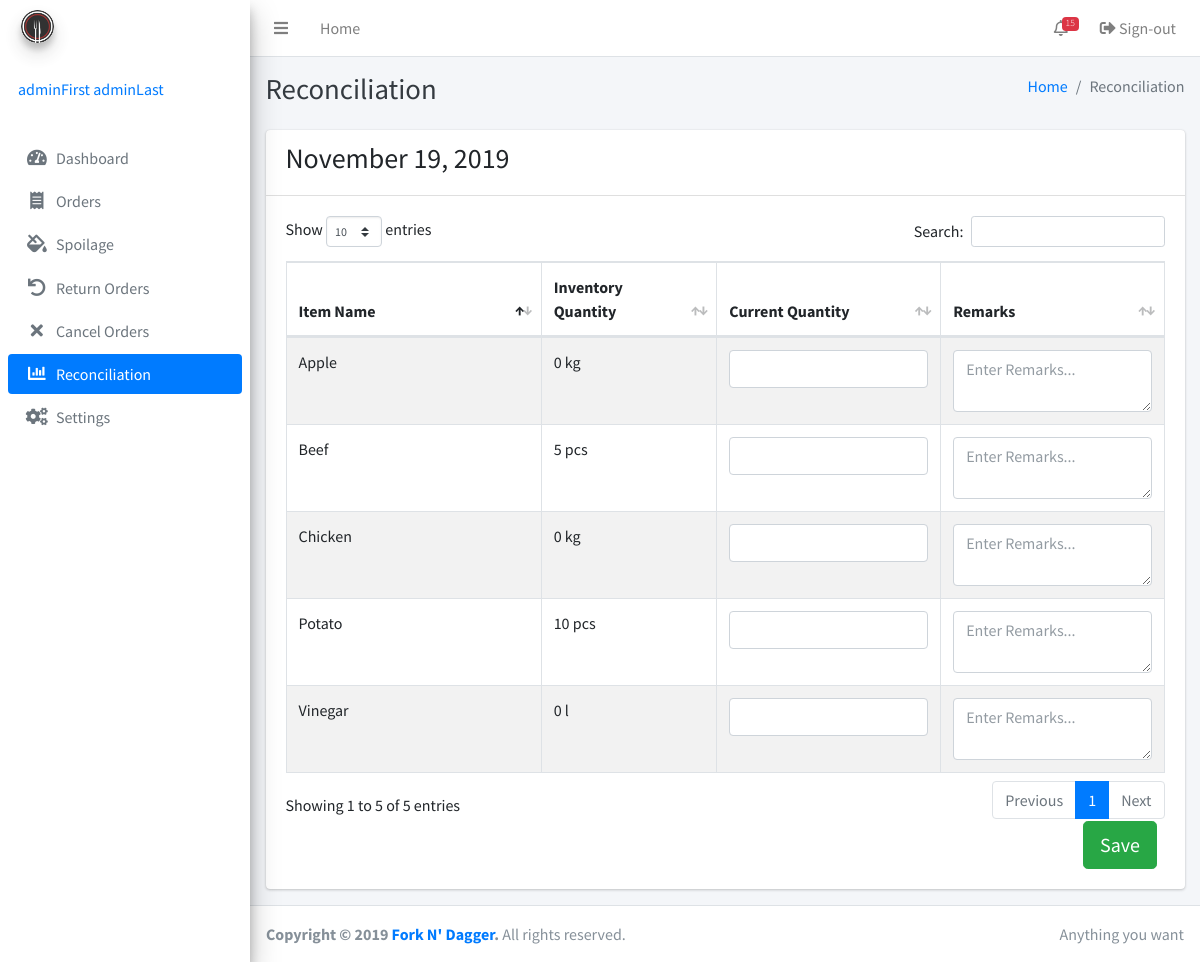
The page /reconciliation.php (signed in) on the database as committed earlier.
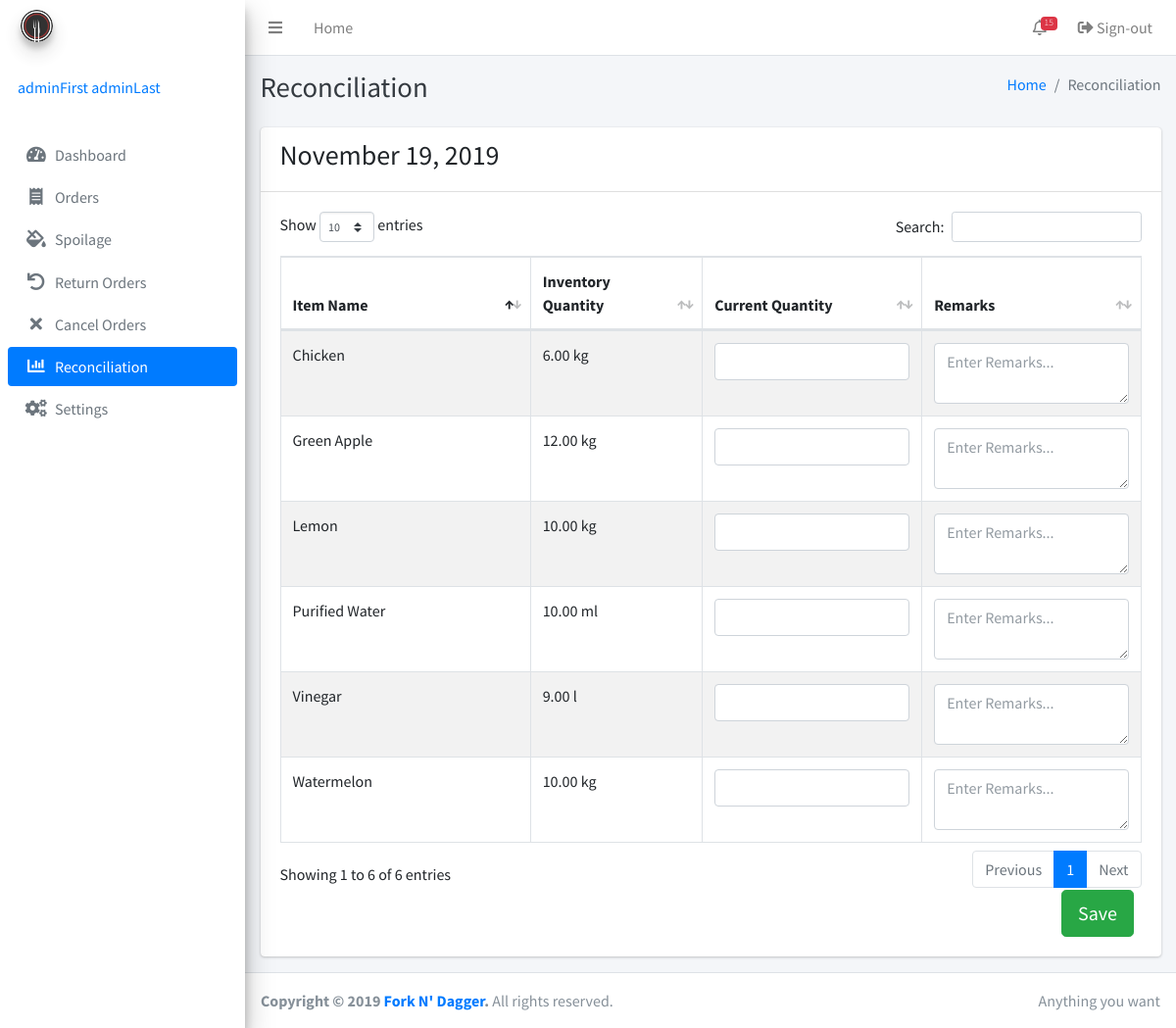
The same page on the database as committed later.
### tables this page shows
CREATE TABLE IF NOT EXISTS `inventory` (
  `id` bigint(255) NOT NULL AUTO_INCREMENT,
  `itemname` varchar(255) NOT NULL,
  `description` varchar(255) NOT NULL,
  `quantity` decimal(65,2) UNSIGNED NOT NULL,
  `lowquantity` decimal(65,2) DEFAULT NULL,
  `categoryID` int(255) DEFAULT NULL,
  `unitID` int(255) DEFAULT NULL,
  `timestamp` timestamp(6) NOT NULL,
  `adminID` int(255) NOT NULL,
  PRIMARY KEY (`id`)
);

CREATE TABLE IF NOT EXISTS `uom` (
  `id` bigint(255) NOT NULL AUTO_INCREMENT,
  `uomname` varchar(255) NOT NULL,
  PRIMARY KEY (`id`),
  UNIQUE KEY `name` (`uomname`)
);

### inc/session.php (called while the page is built, shortened)
<?php
	include 'inc/conn.php';;
	if(isset($_SESSION['admin'])){
		$query = $conn -> prepare("SELECT * FROM admins WHERE id = ? ");
		$query -> bind_param("s", $variable);
		$query -> execute();
		$result = $query->get_result();
		$user = mysqli_fetch_assoc($result);
		$role = $user['role'];
	}
	else{
		header('location: home.php');
		exit();
	}
?>

### reconciliation.php (the view, shortened to what this page needs)
<?php include 'inc/session.php'; ?>
<?php include 'inc/header.php'; ?>
<body class="hold-transition sidebar-mini">
<div class="wrapper">
<?php
$current = "reconciliation";
include 'inc/navbar.php'; ?>
  <div class="content-wrapper">
    <div class="content-header">
      <div class="container-fluid">
        <div class="row mb-2">
          <div class="col-sm-6">
            <h1 class="m-0 text-dark">Reconciliation</h1>
          </div>
          <div class="col-sm-6">
            <ol class="breadcrumb float-sm-right">
              <li class="breadcrumb-item"><a href="#">Home</a></li>
              <li class="breadcrumb-item active">Reconciliation</li>
            </ol>
          </div>
        </div>
      </div>
    </div>
    <div class="content">
      <div class="container-fluid">
        <?php if ($role == 'Super User'): ?>
        <div class="row">
          <div class="col-12">
                        <div class="card card-primary card-outline card-outline-tabs">
              <div class="card-header p-0 border-bottom-0">
                <ul class="nav nav-tabs" id="custom-tabs-three-tab" role="tablist">
                  <li class="nav-item">
                    <a class="nav-link active" id="custom-tabs-three-home-tab" data-toggle="pill" href="#custom-tabs-three-home" role="tab" aria-controls="custom-tabs-three-home" aria-selected="true">Today</a>
                  </li>
                  <li class="nav-item">
                    <a class="nav-link" id="custom-tabs-three-profile-tab" data-toggle="pill" href="#custom-tabs-three-profile" role="tab" aria-controls="custom-tabs-three-profile" aria-selected="false">History</a>
                  </li>
                </ul>
              </div>
              <div class="card-body">
                <div class="tab-content" id="custom-tabs-three-tabContent">
                  <div class="tab-pane fade show active" id="custom-tabs-three-home" role="tabpanel" aria-labelledby="custom-tabs-three-home-tab">
                    <form role="form" action="reconciliation.php" method="POST">
                    <table class="table table-bordered table-striped display">
                    <thead>
                    <tr>
                      <th width="120">Item Name</th>
                      <th width="20">Inventory Quantity</th>
                      <th width="100">Current Quantity</th>
                      <th width="100">Remarks</th>
                    </tr>
                    </thead>
                    <tbody>
                    <?php
                    $result3 = mysqli_query($conn, "SELECT * FROM inventory join uom on inventory.unitID = uom.id");
                    while ($row = mysqli_fetch_array($result3)) {
                          ?>
                    <tr>
                      <td><input type="hidden" name="inventoryID[]" value="<?php echo $row['id'];?>"><?php echo ucwords($row['itemname']);?></td>
                      <td><?php echo $row['quantity'];?> <?php echo $row['uomname'];?></td>
                      <td><input type="number" step="0.01" class="form-control" name="quantity[]"></td>
                      <td><textarea class="form-control" rows="2" placeholder="Enter Remarks..." name="remarks[]"></textarea></td>
                    </tr>
                    <?php   } ?>
                    </tbody>
                  </table>
                  <div class="col-12 text-right">
                    <button type="button" class="btn btn-success btn-lg" data-toggle="modal" data-target="#recon">Save</button>
                  </div>
                  </div>
                  <div class="tab-pane fade" id="custom-tabs-three-profile" role="tabpanel" aria-labelledby="custom-tabs-three-profile-tab">
                     <table class="table table-bordered table-striped display">
                    <thead>
                    <tr>
                      <th width="120">Date</th>
                      <th width="120">Last Updated</th>
                      <th width="120">Updated By</th>
                      <th width="100">Action</th>
                    </tr>
                    </thead>
                    <tbody>
                    <?php
                    $result3 = mysqli_query($conn, "SELECT *, reconciliation.id as reconID FROM reconciliation join admins on reconciliation.adminID = admins.id group by date order by date");
                    while ($row = mysqli_fetch_array($result3)) {
                          ?>
                    <tr>
                      <td><?php echo date("F d, Y", strtotime($row['date']));?></td>
                      <td><?php echo date("F d, Y H:i", strtotime($row['timestamp']));?></td>
                      <td><?php echo ucfirst($row['lastname']);?>, <?php echo ucfirst($row['firstname']);?></td>
                      <td><a data-toggle="modal" data-target='#view<?php echo $row['reconID']; ?>' class="btn btn-info btn-sm m-0">View</a></td>
                  </tr>
                  <div class="modal fade" id="view<?php echo $row['reconID']; ?>">
                    <div class="modal-dialog">
                      <div class="modal-content">
                        <div class="modal-header">
                          <h4 class="modal-title"><?php echo date("F d, Y", strtotime($row['date']));?></h4>
                          <button type="button" class="close" data-dismiss="modal" aria-label="Close">
                            <span aria-hidden="true">&times;</span>
                          </button>
                        </div>
                        <div class="modal-body">
                            <div class="card-body">
                              <dl>
                                <?php
                                  $result4 = mysqli_query($conn, "SELECT * FROM reconciliation join inventory on reconciliation.inventoryID = inventory.id join uom on inventory.unitID = uom.id where reconciliation.date = '".$row['date']."'");
                                  while ($row1 = mysqli_fetch_array($result4)) { ?>
                                <dt><?php echo ucwords($row1['itemname']);?></dt>
                                <dd>Counted: <?php echo $row1['current'];?> <?php echo $row1['uomname'];?> - <?php echo ucfirst($row1['remarks']);?></dd>
                                  <?php   } ?>
                              </dl>
                            </div>
                        </div>
                        <div class="modal-footer justify-content-between">
                          <button type="button" class="btn btn-default" data-dismiss="modal">Close</button>
                        </div>
                      </div>
                    </div>
                  </div>
                    <?php   } ?>
                    </tbody>
                  </table>
                  <div class="col-12 text-right">
                    <button type="button" class="btn btn-success btn-lg" data-toggle="modal" data-target="#view">Save</button>
                  </div>
                  </div>
                </div>
              </div>
            </div>
          </div>
        </div>
      </div>
        <div class="modal fade" id="recon">
          <div class="modal-dialog">
            <div class="modal-content">
              <div class="modal-header">
                <h4 class="modal-title">Are you sure to Save?</h4>
                <input class="form-check-input" type="hidden" name="adminid" id="adminid" value="<?php echo $user['id'];?>" style="visibility: hidden;">
                <button type="button" class="close" data-dismiss="modal" aria-label="Close">
                  <span aria-hidden="true">&times;</span>
                </button>
              </div>
              <div class="modal-body">
              </div>
              <div class="modal-footer justify-content-between">
                <button type="button" class="btn btn-default" data-dismiss="modal">Close</button>
                <button type="submit" class="btn btn-primary" name="submit">Confirm</button>
              </form>
              </div>
            </div>
          </div>
        </div>
        <?php else: ?>
        <div class="row">
          <div class="col-12">
            <div class="card">
              <div class="card-header">
                <?php echo "<h3>" . date("F d, Y") . "</h3>"; ?>
              </div>
              <form role="form" action="reconciliation.php" method="POST">
              <div class="card-body">
                <table class="table table-bordered table-striped display">
                  <thead>
                  <tr>
                    <th width="120">Item Name</th>
                    <th width="20">Inventory Quantity</th>
                    <th width="100">Current Quantity</th>
                    <th width="100">Remarks</th>
                  </tr>
                  </thead>
                  <tbody>
                  <?php
                  $result3 = mysqli_query($conn, "SELECT * FROM inventory join uom on inventory.unitID = uom.id");
                  while ($row = mysqli_fetch_array($result3)) {
                        ?>
                  <tr>
                    <td><input type="hidden" name="inventoryID[]" value="<?php echo $row['id'];?>"><?php echo ucwords($row['itemname']);?></td>
                    <td><?php echo $row['quantity'];?> <?php echo $row['uomname'];?></td>
                    <td><input type="number" step="0.01" class="form-control" name="quantity[]"></td>
                    <td><textarea class="form-control" rows="2" placeholder="Enter Remarks..." name="remarks[]"></textarea></td>
                  </tr>
                  <?php   } ?>
                  </tbody>
                </table>
                <div class="col-12 text-right">
                  <button type="button" class="btn btn-success btn-lg" data-toggle="modal" data-target="#recon">Save</button>
                </div>
              </div>
            </div>
          </div>
        </div>
      </div>
        <?php endif ?>
    </div>
  </div>
  <?php include 'inc/footer.php'; ?>
</div>
</body>
</html>

### inc/header.php (shortened to what this page needs)
<!DOCTYPE html>
<html lang="en">
<head>
  <link rel="stylesheet" href="plugins/fontawesome-free/css/all.min.css">
  <link rel="stylesheet" href="dist/css/adminlte.min.css">
  <link rel="stylesheet" href="plugins/datatables-bs4/css/dataTables.bootstrap4.css">
  <link rel="stylesheet" href="plugins/select2/css/select2.min.css">
  <link rel="stylesheet" href="plugins/select2-bootstrap4-theme/select2-bootstrap4.min.css">
</head>

### inc/navbar.php (shortened to what this page needs)
  <nav class="main-header navbar navbar-expand navbar-white navbar-light">
    <ul class="navbar-nav">
      <li class="nav-item">
        <a class="nav-link" data-widget="pushmenu" href="#"><i class="fas fa-bars"></i></a>
      </li>
      <li class="nav-item d-none d-sm-inline-block">
        <a href="index3.html" class="nav-link">Home</a>
      </li>
    </ul>
    <ul class="navbar-nav ml-auto">
      <li class="nav-item dropdown">
        <a class="nav-link" data-toggle="dropdown" href="#">
          <i class="far fa-bell"></i>
          <span class="badge badge-danger navbar-badge">15</span>
        </a>
      </li>
      <li class="nav-item">
        <a class="nav-link" href="logout.php"><i class="nav-icon fas fa-sign-out-alt"></i> Sign-out</a>
      </li>
    </ul>
  </nav>
  <aside class="main-sidebar sidebar-gray elevation-4">
    <a href="index3.html" class="brand-link">
      <img src="image/logo.png" alt="Fork N' Dagger Logo" class="brand-image img-circle elevation-3"
           style="opacity: .8">
      <span class="brand-text font-weight-light">Fork N' Dagger</span>
    </a>
    <div class="sidebar">
      <div class="user-panel mt-3 pb-3 mb-3 d-flex">
        <div class="info">
          <a href="#" class="d-block"><?php echo $user['firstname']. ' '.$user['lastname']; ?></a>
        </div>
      </div>
<?php
switch ($role): ?>
<?php default: ?>
      <nav class="mt-2">
        <ul class="nav nav-pills nav-sidebar flex-column" data-widget="treeview" role="menu" data-accordion="false">
          <li class="nav-item">
            <a href="index.php" class="nav-link <?php if($current == 'Dashboard') {echo 'active';} ?>">
              <i class="nav-icon fas fa-tachometer-alt"></i>
              <p>
                Dashboard
              </p>
            </a>
          </li>
          <li class="nav-item">
            <a href="order.php" class="nav-link <?php if($current == 'order') {echo 'active';} ?>">
              <i class="nav-icon fas fa-receipt"></i>
              <p>
                Orders
              </p>
            </a>
          </li>
          <li class="nav-item">
            <a href="spoilage.php" class="nav-link <?php if($current == 'spoilage') {echo 'active';} ?>">
              <i class="nav-icon fas fa-fill-drip"></i>
              <p>
                Spoilage
              </p>
            </a>
          </li>
          <li class="nav-item">
            <a href="returnorders.php" class="nav-link <?php if($current == 'return') {echo 'active';} ?>">
              <i class="nav-icon fas fa-undo"></i>
              <p>
                Return Orders
              </p>
            </a>
          </li>
          <li class="nav-item">
            <a href="cancelorders.php" class="nav-link <?php if($current == 'cancel') {echo 'active';} ?>">
              <i class="nav-icon fas fa-times"></i>
              <p>
                Cancel Orders
              </p>
            </a>
          </li>
          <li class="nav-item">
            <a href="reconciliation.php" class="nav-link <?php if($current == 'reconciliation') {echo 'active';} ?>">
              <i class="nav-icon fas fa-chart-bar"></i>
              <p>
                Reconciliation
              </p>
            </a>
          </li>
          <li class="nav-item">
            <a href="settings.php" class="nav-link <?php if($current == 'settings') {echo 'active';} ?>">
              <i class="nav-icon fas fa-cogs"></i>
              <p>
                Settings
              </p>
            </a>
          </li>
        </ul>
      </nav>
<?php endswitch; ?>
    </div>
  </aside>

### inc/footer.php
<footer class="main-footer">
	<div class="float-right d-none d-sm-inline">
	  Anything you want
	</div>
	<strong>Copyright &copy; 2019 <a href="">Fork N' Dagger</a>.</strong> All rights reserved.
</footer>

### inc/header.php (style rules this page uses)
p, h1, h2, h3, h4, h5, h6, label, td, dt, dd { user-select: none; -webkit-user-select: none; -khtml-user-select: none; -moz-user-select: none; -ms-user-select: none; }

Rows that differ between the two databases and show on the page:
removed inventory: itemname "Potato", quantity "10", uom.uomname "pcs"
removed inventory: itemname "Beef", quantity "5", uom.uomname "pcs"
changed inventory: itemname "Apple" → "Green Apple"; quantity "0" → "12.00"
changed inventory "Chicken": quantity "0" → "6.00"
changed inventory "Vinegar": quantity "0" → "9.00"
added inventory: itemname "Purified Water", quantity "10.00", uom.uomname "ml"
added inventory: itemname "Watermelon", quantity "10.00", uom.uomname "kg"
added inventory: itemname "Lemon", quantity "10.00", uom.uomname "kg"
Other text that changed with them:
text written by a page script: "Show entries Search: Showing 1 to 5 of 5 entries Previous 1 Next" → "Show entries Search: Showing 1 to 6 of 6 entries Previous 1 Next"
